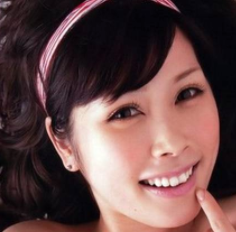
#> input picture app/tmp.jpg, 236 x 232 px
$ python detectFace.py tmp.jpg
#> lines starting #> are read from the running program, lines starting #| are printed output that depends on the picture
# -*- encode: utf-8 -*-

import cv2
import numpy as np
import sys


def detectFace(pic):

#> called with pic = 'tmp.jpg'
    cascadePath = "/Users/Matasuke/.pyenv/versions/anaconda3-4.1.0/pkgs/opencv3-3.1.0-py35_0/share/OpenCV/haarcascades/haarcascade_frontalface_alt.xml"

    img = cv2.imread(pic)
#> img is the input picture: shape (232, 236, 3); mean B, G, R 71.5, 72.2, 101.2
    img2 = cv2.imread(pic)

    #get cascade
    cascade = cv2.CascadeClassifier(cascadePath)

    # rectangle color
    color = (255, 0, 0)

    imageGray = cv2.cvtColor(img, cv2.COLOR_BGR2GRAY)
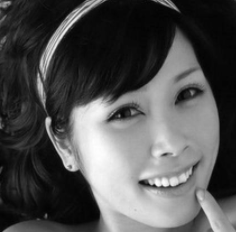
#> imageGray: shape (232, 236); min 2, max 254, mean 80.7

    #cascade
    faces = cascade.detectMultiScale(imageGray, scaleFactor=1.1, minNeighbors=1, minSize=(50, 50))
#> faces = ()

    # show rectangle on pic
    cut_img = []
    if len(faces) > 0:
        #for rect in facerect:
        for (x, y, w, h) in faces:
            cut_img.append(img[y:y+h,x:x+w])
            cv2.rectangle(img2, (x, y),(x+w, y+h), color, thickness=3)

        return cut_img, img2

    else:
        return (0, 0)


if __name__ == '__main__':

    pic = sys.argv[1]
    cut_img, img = detectFace(pic)

    #show the frame
#> (the run stopped early here; a loop or call above may not have finished)
